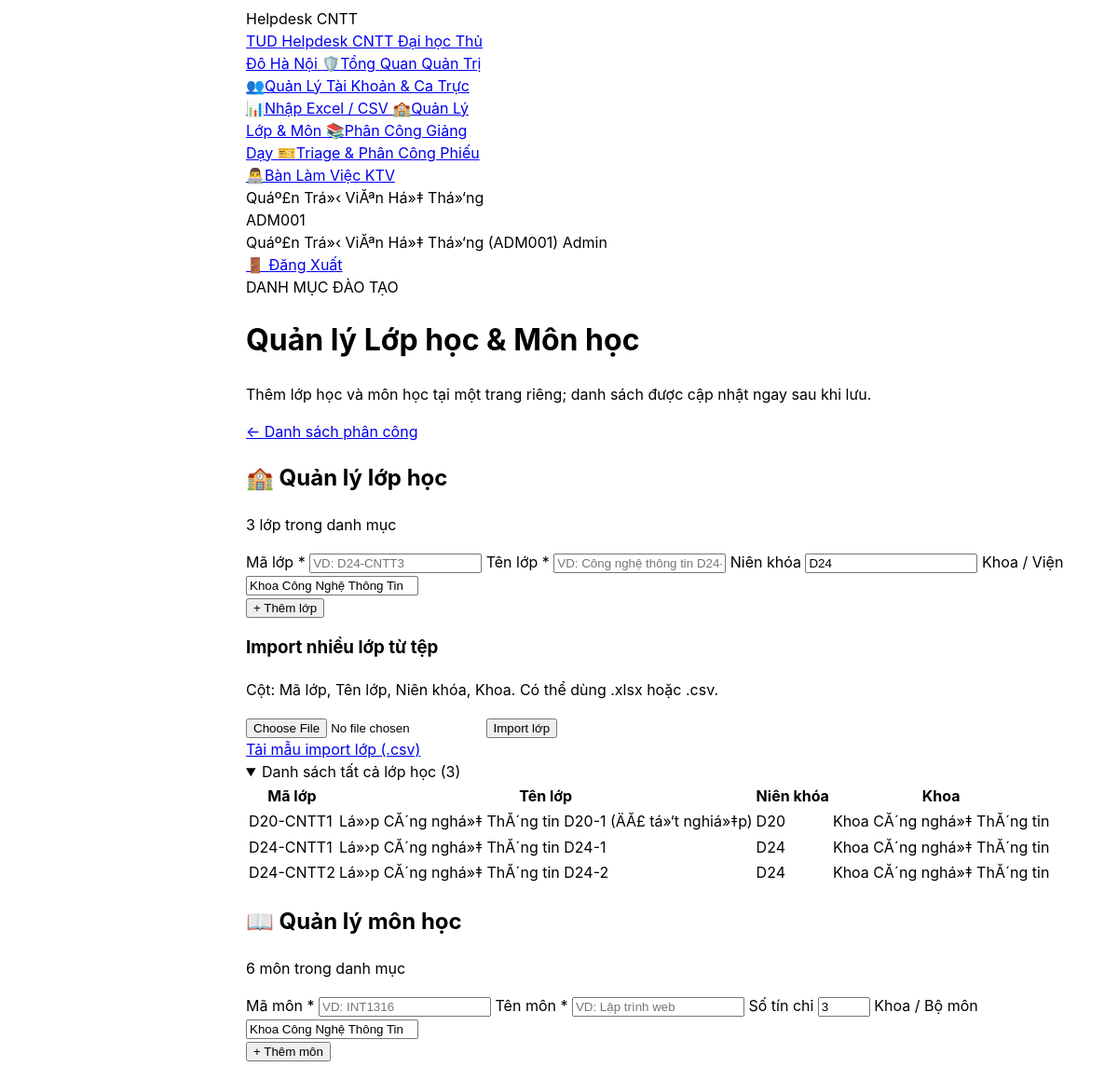
/LeHaMy_GiangVien/index.php?action=manage_catalog (signed in, upper part), run on an earlier commit of the app's database.
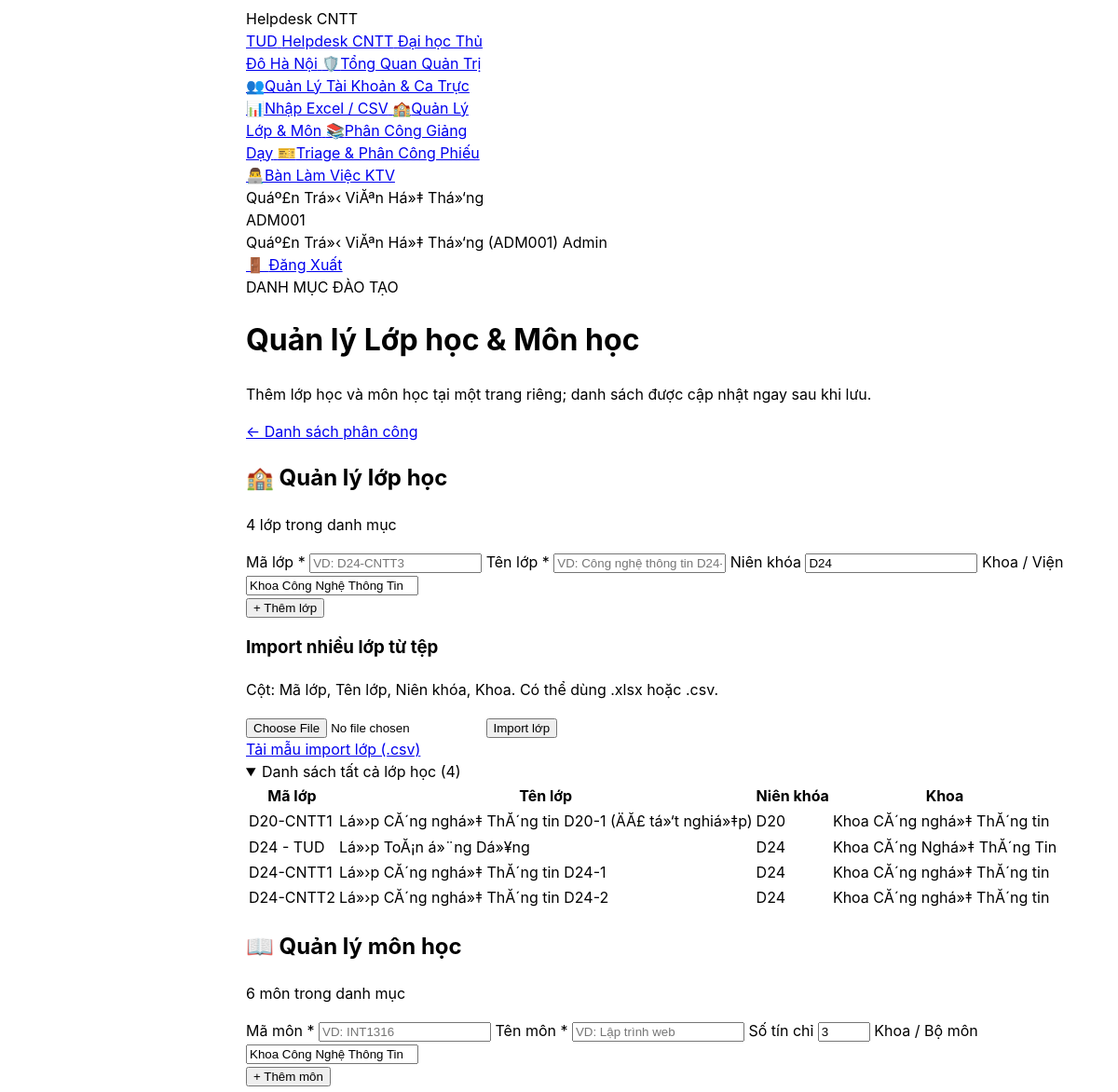
And on a later commit of the database.
### tables this page shows
CREATE TABLE `classes` (
  `id` int(10) unsigned NOT NULL AUTO_INCREMENT,
  `class_code` varchar(30) NOT NULL,
  `name` varchar(100) NOT NULL,
  `cohort` varchar(20) NOT NULL DEFAULT 'D24',
  `faculty` varchar(100) NOT NULL DEFAULT 'Khoa CĂ´ng nghá»‡ ThĂ´ng tin',
  `academic_year` varchar(30) NOT NULL DEFAULT '2024-2028',
  `created_at` datetime NOT NULL DEFAULT current_timestamp(),
  PRIMARY KEY (`id`),
  UNIQUE KEY `uq_classes_code` (`class_code`)
);

### LeHaMy_GiangVien/Controllers/Lecturer/CourseAssignmentController.php (called while the page is built, shortened)
<?php
require_once __DIR__ . '/../../Models/CourseAssignment.php';
class CourseAssignmentController
{
    public function manageCatalog(): void
    {
        $classes = CourseAssignment::getAllClasses();
        $flash = $_SESSION['flash'] ?? null;
        $importedList = $flash['imported_list'] ?? null;
        require __DIR__ . '/../../views/lecturer/assignments/catalog.php';
    }
}

### LeHaMy_GiangVien/index.php (called while the page is built, shortened)
<?php
require_once __DIR__ . '/Controllers/Lecturer/CourseAssignmentController.php';
$action = $_GET['action'] ?? 'index';
$controller = new CourseAssignmentController();
match ($action) {
    'create'      => $controller->create(),
    'edit'        => $controller->edit(),
    'delete'      => $controller->delete(),
    'export_csv'  => $controller->exportCsv(),
    'toggle_lock' => $controller->toggleLock(),
    'manage_catalog' => $controller->manageCatalog(),
    'add_class'   => $controller->addClass(),
    'add_course'  => $controller->addCourse(),
    'import_classes' => $controller->importClasses(),
    'import_courses' => $controller->importCourses(),
    'import_assignments' => $controller->importAssignments(),
    'download_template' => $controller->downloadTemplate(),
    default       => $controller->index(),
};

### config/database.php (called while the page is built, shortened)
<?php
if (!function_exists('db')) {
    function db(): PDO {
        static $pdo = null;
        if ($pdo !== null) {
            return $pdo;
        }
        if (class_exists('App\Core\Database')) {
            $pdo = \App\Core\Database::getConnection();
            return $pdo;
        }
        return $pdo;
    }
}
return [
    'driver'    => 'mysql',
    'host'      => '127.0.0.1',
    'port'      => 3306,
    'database'  => 'helpdesk_thudo',
    'username'  => 'root',
    'password'  => '',
    'charset'   => 'utf8mb4',
    'collation' => 'utf8mb4_unicode_ci',
    'options'   => [
        PDO::ATTR_ERRMODE            => PDO::ERRMODE_EXCEPTION,
        PDO::ATTR_DEFAULT_FETCH_MODE => PDO::FETCH_ASSOC,
        PDO::ATTR_EMULATE_PREPARES   => false,
    ],
];

### LeHaMy_GiangVien/Models/CourseAssignment.php (called while the page is built, shortened)
<?php
require_once __DIR__ . '/../config/database.php';
class CourseAssignment
{
    public static function getAllClasses(): array
    {
        $stmt = db()->prepare("SELECT id, class_code, name, cohort, faculty AS department FROM classes ORDER BY class_code");
        $stmt->execute();
        return $stmt->fetchAll();
    }
}

### LeHaMy_GiangVien/views/lecturer/assignments/catalog.php (the view, shortened to what the changed rows need)
<?php
$pageTitle = 'Quản lý Lớp học & Môn học';
require_once __DIR__ . '/../../../../config/database.php';
?>
<!DOCTYPE html>
<html lang="vi">
<head>
    <script src="https://www.gstatic.com/antigravity/web/dev/tailwindcss.min.js"></script>
</head>
<body class="bg-slate-50 text-slate-800 font-sans antialiased min-h-screen flex flex-col justify-between">
<?php require_once __DIR__ . '/../../../../includes/navbar.php'; ?>
<main class="flex-1 max-w-7xl mx-auto w-full px-4 sm:px-6 lg:px-8 py-6 space-y-6">
    <div class="bg-gradient-to-r from-slate-900 via-indigo-950 to-slate-900 text-white rounded-3xl p-6 shadow-md border border-indigo-900/50 flex flex-col md:flex-row md:items-center justify-between gap-4">
        <div>
            <h1 class="text-2xl font-black mt-2"><?= htmlspecialchars($pageTitle) ?></h1>
        </div>
    </div>
    <div class="grid grid-cols-1 xl:grid-cols-2 gap-6">
        <section class="bg-white border border-slate-200 rounded-3xl p-6 shadow-sm space-y-5">
            <div class="flex items-center justify-between border-b border-slate-100 pb-3">
                <div>
                    <h2 class="text-lg font-black text-slate-900">🏫 Quản lý lớp học</h2>
                    <p class="text-xs text-slate-500 mt-1"><?= count($classes) ?> lớp trong danh mục</p>
                </div>
            </div>
            <details class="group" <?= ($importedList['type'] ?? '') === 'classes' ? '' : 'open' ?>>
                <summary class="cursor-pointer rounded-xl border border-slate-200 bg-slate-50 px-3 py-2.5 text-xs font-bold text-slate-700">
                    Danh sách tất cả lớp học (<?= count($classes) ?>)
                </summary>
                <div class="overflow-x-auto border border-slate-100 rounded-xl mt-2">
                <table class="w-full text-left text-xs">
                    <thead class="bg-slate-50 text-slate-600">
                        <tr>
                            <th class="px-3 py-2.5">Mã lớp</th>
                            <th class="px-3 py-2.5">Tên lớp</th>
                            <th class="px-3 py-2.5">Niên khóa</th>
                            <th class="px-3 py-2.5">Khoa</th>
                        </tr>
                    </thead>
                    <tbody class="divide-y divide-slate-100">
                        <?php if (empty($classes)): ?>
                            <tr><td colspan="4" class="px-3 py-5 text-center text-slate-400">Chưa có lớp học.</td></tr>
                        <?php else: ?>
                            <?php foreach ($classes as $class): ?>
                                <tr>
                                    <td class="px-3 py-2.5 font-mono font-bold text-indigo-700"><?= htmlspecialchars($class['class_code']) ?></td>
                                    <td class="px-3 py-2.5"><?= htmlspecialchars($class['name']) ?></td>
                                    <td class="px-3 py-2.5"><?= htmlspecialchars($class['cohort'] ?? '') ?></td>
                                    <td class="px-3 py-2.5"><?= htmlspecialchars($class['department'] ?? '') ?></td>
                                </tr>
                            <?php endforeach; ?>
                        <?php endif; ?>
                    </tbody>
                </table>
                </div>
            </details>
        </section>
        <section class="bg-white border border-slate-200 rounded-3xl p-6 shadow-sm space-y-5">
            <div class="flex items-center justify-between border-b border-slate-100 pb-3">
                <div>
                    <h2 class="text-lg font-black text-slate-900">📖 Quản lý môn học</h2>
                </div>
            </div>
        </section>
    </div>
</main>
</body>
</html>

What changed in the data, as far as the page shows it:
added classes: class_code "D24 - TUD", name "Lá»›p ToĂ¡n á»¨ng Dá»¥ng", cohort "D24", faculty "Khoa CĂ´ng Nghá»‡ ThĂ´ng Tin"
Also different on the page:
count($classes): "3" → "4"
